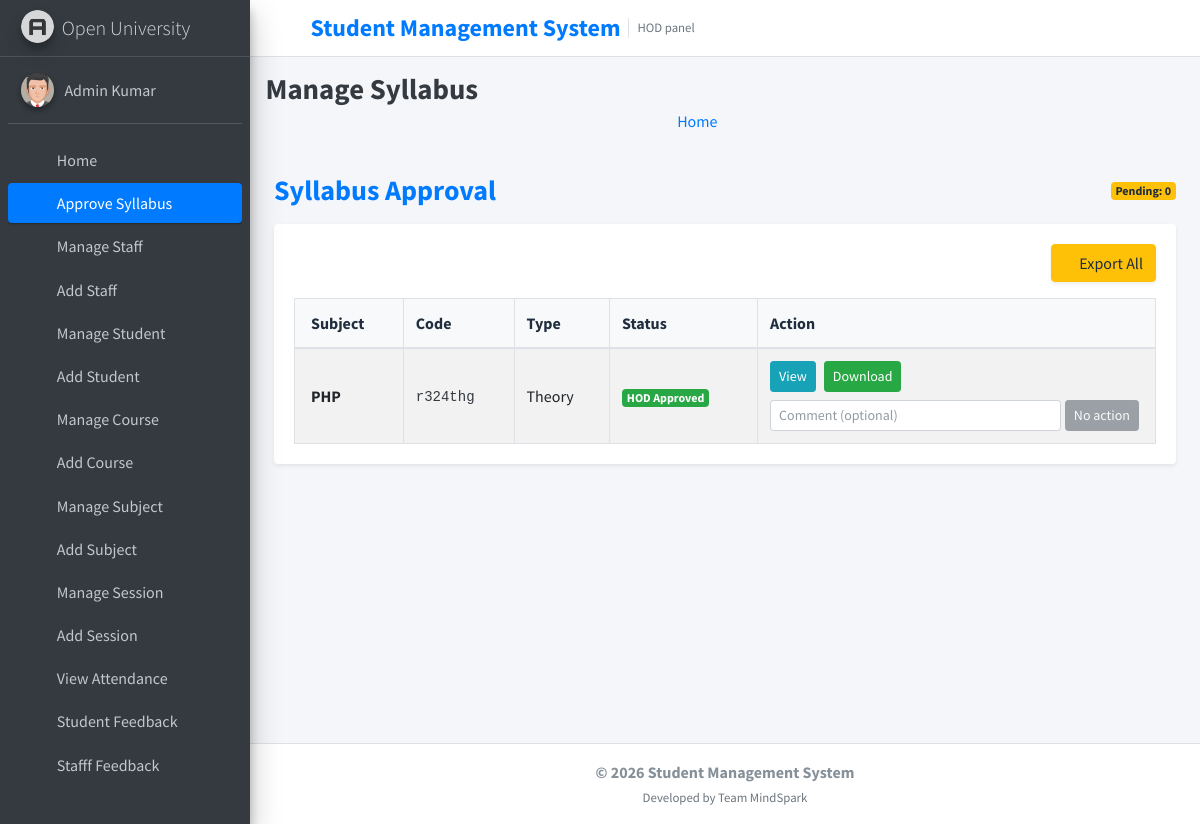
Screenshot of /manage_syllabus/ (signed in) with the database file from the repository.
### student_management_app/models.py (models this page shows, shortened)
class CustomUser(AbstractUser):
    user_type_data = ((1, "HOD"), (2, "Staff"), (3, "Student"))
    user_type = models.CharField(default=1, choices=user_type_data, max_length=10)

class Syllabus(models.Model):
    SUBJECT_TYPE_CHOICES = [
        ('theory', 'Theory'),
        ('practical', 'Practical'),
        ('project', 'Project'),
    ]
    STATUS_CHOICES = [
        ('draft', 'Draft'),
        ('faculty_approved', 'Faculty Approved'),
        ('bos_approved', 'BOS Approved'),
        ('hod_approved', 'HOD Approved'),
    ]
    subject = models.ForeignKey(Subjects, on_delete=models.CASCADE)
    subject_code = models.CharField(max_length=50)
    subject_type = models.CharField(max_length=20, choices=SUBJECT_TYPE_CHOICES)
    semester = models.CharField(max_length=20, blank=True)
    credits = models.IntegerField(default=0)
    l_hours = models.IntegerField(default=0)
    t_hours = models.IntegerField(default=0)
    p_hours = models.IntegerField(default=0)
    cie_marks = models.IntegerField(default=0)
    see_marks = models.IntegerField(default=0)
    total_marks = models.IntegerField(default=0)
    see_type = models.CharField(max_length=50, blank=True)
    exam_hours = models.IntegerField(default=0)
    description = models.TextField(blank=True)
    cie = models.TextField(blank=True)
    see = models.TextField(blank=True)
    textbooks = models.TextField(blank=True)
    reference_books = models.TextField(blank=True)
    web_links = models.TextField(blank=True)
    activity_learning = models.TextField(blank=True)
    po_count = models.IntegerField(default=12)
    pso_count = models.IntegerField(default=3)
    created_by = models.ForeignKey(Staffs, on_delete=models.CASCADE)
    status = models.CharField(max_length=20, choices=STATUS_CHOICES, default='draft')
    created_at = models.DateTimeField(auto_now_add=True)
    updated_at = models.DateTimeField(auto_now=True)
    objects = models.Manager()

class Subjects(models.Model):
    id =models.AutoField(primary_key=True)
    subject_name = models.CharField(max_length=255)
    course_id = models.ForeignKey(Courses, on_delete=models.CASCADE, default=1) #need to give defauult course
    staff_id = models.ForeignKey(CustomUser, on_delete=models.CASCADE)
    created_at = models.DateTimeField(auto_now_add=True)
    updated_at = models.DateTimeField(auto_now=True)
    objects = models.Manager()

### student_management_app/HodViews.py (the view)
# urls.py: path('manage_syllabus/', HodViews.manage_syllabus, name="manage_syllabus"),
def manage_syllabus(request):
    if request.user.user_type != '1':
        messages.error(request, "Unauthorized access")
        return redirect('admin_home')
    syllabi = Syllabus.objects.all().order_by("-created_at")
    pending_count = Syllabus.objects.filter(status__in=["faculty_approved", "bos_approved"]).count()
    return render(request, "hod_template/manage_syllabus.html", {"syllabi": syllabi, "pending_count": pending_count})

### student_management_app/LoginCheckMiddleWare.py (called while the page is built, shortened)
    def process_view(self, request, view_func, view_args, view_kwargs):
        modulename = view_func.__module__
        user = request.user
        if user.is_authenticated:
            if user.user_type == "1":
                if modulename == "student_management_app.HodViews":
                    pass
                elif modulename == "student_management_app.views" or modulename == "django.views.static":
                    pass
                else:
                    return redirect("admin_home")
            else:
                return redirect("login")
        else:
            if request.path == reverse("login") or request.path == reverse("doLogin"):
                pass
            else:
                return redirect("login")

### student_management_app/templates/hod_template/manage_syllabus.html (shortened to what this page needs)
{% extends 'hod_template/base_template.html' %}
{% block page_title %}
Manage Syllabus
{% endblock page_title %}
{% block main_content %}
<section class="content">
  <div class="container-fluid px-3 py-2">
    <div class="d-flex flex-wrap align-items-center justify-content-between mb-3">
      <h3 class="mb-0 text-primary font-weight-bold">Syllabus Approval</h3>
      <span class="badge badge-warning">Pending: {{ pending_count }}</span>
    </div>
    <div class="card shadow-sm border-0">
      <div class="card-body">
        <div class="mb-3 text-right">
          <a href="{% url 'export_csv' %}" class="btn btn-warning shadow-sm">
            <i class="fas fa-file-csv"></i> Export All
          </a>
        </div>
        <div class="table-responsive">
          <table class="table table-hover table-striped table-bordered mb-0">
            <thead class="bg-light text-dark">
              <tr>
                <th class="pl-3 align-middle" scope="col">Subject</th>
                <th class="align-middle" scope="col">Code</th>
                <th class="align-middle" scope="col">Type</th>
                <th class="align-middle" scope="col">Status</th>
                <th class="pr-3 align-middle" style="min-width: 14rem;" scope="col">Action</th>
              </tr>
            </thead>
            <tbody>
              {% for s in syllabi %}
              <tr>
                <td class="pl-3 align-middle font-weight-bold">{{ s.subject.subject_name }}</td>
                <td class="align-middle"><code class="text-dark">{{ s.subject_code }}</code></td>
                <td class="align-middle">{{ s.get_subject_type_display }}</td>
                <td class="align-middle">
                  {% if s.status == 'draft' %}
                    <span class="badge badge-secondary">Draft</span>
                  {% elif s.status == 'faculty_approved' %}
                    <span class="badge badge-warning text-dark">Faculty Approved</span>
                  {% elif s.status == 'bos_approved' %}
                    <span class="badge badge-info">BOS Approved</span>
                  {% elif s.status == 'hod_approved' %}
                    <span class="badge badge-success">HOD Approved</span>
                  {% else %}
                    <span class="badge badge-light">{{ s.get_status_display }}</span>
                  {% endif %}
                </td>
                <td class="pr-3 align-middle">
                  <div class="d-flex flex-wrap align-items-center mb-1" style="gap: 0.35rem 0.5rem;">
                    <a href="{% url 'generate_pdf' s.id %}" class="btn btn-info btn-sm">
                      View
                  </a>
                  <a href="{% url 'generate_pdf' s.id %}?download=1" class="btn btn-success btn-sm">
                      Download
                  </a>
                  </div>
                  <form method="POST" action="{% url 'syllabus_action' s.id %}" class="mt-2 mb-0">
                    <div class="form-row align-items-end">
                      <div class="col pr-1">
                        <input type="text" name="comment" class="form-control form-control-sm" placeholder="Comment (optional)">
                      </div>
                      <div class="col-auto pl-0">
                        {% if s.status == 'faculty_approved' %}
                          <button type="submit" name="action" value="approve_bos" class="btn btn-primary btn-sm">Approve BOS</button>
                          <button type="submit" name="action" value="reject" class="btn btn-danger btn-sm">Reject</button>
                        {% elif s.status == 'bos_approved' %}
                          <button type="submit" name="action" value="approve_hod" class="btn btn-success btn-sm">Approve HOD</button>
                          <button type="submit" name="action" value="reject" class="btn btn-danger btn-sm">Reject</button>
                        {% else %}
                          <button type="button" class="btn btn-secondary btn-sm" disabled>No action</button>
                        {% endif %}
                      </div>
                    </div>
                  </form>
                </td>
              </tr>
              {% empty %}
              <tr>
                <td colspan="5" class="text-center text-muted py-4">No syllabus found</td>
              </tr>
              {% endfor %}
            </tbody>
          </table>
        </div>
      </div>
    </div>
  </div>
</section>
{% endblock %}

### student_management_app/templates/hod_template/sidebar_template.html (shortened to what this page needs)
{% load static %}
<aside class="main-sidebar sidebar-dark-primary elevation-4">
      <a href="{% url 'admin_home' %}" class="brand-link">
        <img src="{% static 'dist/img/AdminLTELogo.png' %}" alt="AdminLTE Logo" class="brand-image img-circle elevation-3"
            style="opacity: .8">
        <span class="brand-text font-weight-light">Open University</span>
      </a>
      <div class="sidebar">
        <div class="user-panel mt-3 pb-3 mb-3 d-flex">
          <div class="image">
            <img src="{% static 'dist/img/user2-160x160.jpg' %}" class="img-circle elevation-2" alt="User Image">
          </div>
          <div class="info">
            <a href="{% url 'admin_profile' %}" class="d-block">{{ user.first_name }} {{ user.last_name }}</a>
          </div>
        </div>
        <nav class="mt-2">
          <ul class="nav nav-pills nav-sidebar flex-column" data-widget="treeview" role="menu" data-accordion="false">
<li class="nav-item">
  {% url 'admin_home' as admin_home %}
  <a href="{{ admin_home }}" class="nav-link {% if request.path == admin_home %} active {% endif %}">
    <i class="nav-icon fas fa-tachometer-alt"></i>
    <p>Home</p>
  </a>
</li>
<li class="nav-item">
  {% url 'manage_syllabus' as manage_syllabus_url %}
  <a href="{{ manage_syllabus_url }}"
     class="nav-link {% if request.resolver_match.url_name == 'manage_syllabus' or request.resolver_match.url_name == 'edit_syllabus' or request.resolver_match.url_name == 'add_syllabus' %}active{% endif %}">
    <i class="nav-icon fas fa-book-open"></i>
    <p>Approve Syllabus</p>
  </a>
</li>
            <li class="nav-item">
              {% url 'manage_staff' as manage_staff %}
              {% url 'edit_staff' staff_id=id as edit_staff %}
              <a href="{{ manage_staff }}" class="nav-link {% if request.path == manage_staff %} active {% endif %} {% if request.path == edit_staff %} active {% endif %}">
                <i class="nav-icon fas fa-chalkboard-teacher"></i>
                <p>
                  Manage Staff
                </p>
              </a>
            </li>
            <li class="nav-item">
              {% url 'add_staff' as add_staff %}
              <a href="{{ add_staff }}" class="nav-link {% if request.path == add_staff %} active {% endif %}">
                <i class="nav-icon fas fa-th"></i>
                <p>
                  Add Staff
                </p>
              </a>
            </li>
            <li class="nav-item">
              {% url 'manage_student' as manage_student %}
              {% url 'edit_student' student_id=id as edit_student %}
              <a href="{{ manage_student }}" class="nav-link {% if request.path == manage_student %} active {% endif %} {% if request.path == edit_student %} active {% endif %}">
                <i class="nav-icon fas fa-user-graduate"></i>
                <p>
                  Manage Student
                </p>
              </a>
            </li>
            <li class="nav-item">
              {% url 'add_student' as add_student %}
              <a href="{{ add_student }}" class="nav-link {% if request.path == add_student %} active {% endif %}">
                <i class="nav-icon fas fa-th"></i>
                <p>
                  Add Student
                </p>
              </a>
            </li>
            <li class="nav-item">
              {% url 'manage_course' as manage_course %}
              {% url 'edit_course' course_id=id as edit_course %}
              <a href="{{ manage_course }}" class="nav-link {% if request.path == manage_course %} active {% endif %} {% if request.path == edit_course %} active {% endif %}">
                <i class="nav-icon fas fa-chalkboard"></i>
                <p>
                  Manage Course
                </p>
              </a>
            </li>
            <li class="nav-item">
            {% url 'add_course' as add_course %}
              <a href="{{ add_course }}" class="nav-link {% if request.path == add_course %} active {% endif %}">
                <i class="nav-icon fas fa-th"></i>
                <p>
                  Add Course
                </p>
              </a>
            </li>
            <li class="nav-item">
              {% url 'manage_subject' as manage_subject %}
              {% url 'edit_subject' subject_id=id as edit_subject %}
              <a href="{{ manage_subject }}" class="nav-link {% if request.path == manage_subject %} active {% endif %} {% if request.path == edit_subject %} active {% endif %}">
                <i class="nav-icon fas fa-book"></i>
                <p>
                  Manage Subject
                </p>
              </a>
            </li>
            <li class="nav-item">
              {% url 'add_subject' as add_subject %}
              <a href="{{ add_subject }}" class="nav-link {% if request.path == add_subject %} active {% endif %}">
                <i class="nav-icon fas fa-th"></i>
                <p>
                  Add Subject
                </p>
              </a>
            </li>
            <li class="nav-item">
              {% url 'manage_session' as manage_session %}
              {% url 'edit_session' session_id=id as edit_session %}
              <a href="{{ manage_session }}" class="nav-link {% if request.path == manage_session %} active {% endif %} {% if request.path == edit_session %} active {% endif %}">
                <i class="nav-icon fas fa-graduation-cap"></i>
                <p>
                  Manage Session
                </p>
              </a>
            </li>
            <li class="nav-item">
              {% url 'add_session' as add_session %}
              <a href="{{ add_session }}" class="nav-link {% if request.path == add_session %} active {% endif %}">
                <i class="nav-icon fas fa-th"></i>
                <p>
                  Add Session
                </p>
              </a>
            </li>
            <li class="nav-item">
              {% url 'admin_view_attendance' as admin_view_attendance %}
              <a href="{{ admin_view_attendance }}" class="nav-link {% if request.path == admin_view_attendance %} active {% endif %}">
                <i class="nav-icon fas fa-calendar-alt"></i>
                <p>
                  View Attendance
                </p>
              </a>
            </li>
            <li class="nav-item">
              {% url 'student_feedback_message' as student_feedback_message %}
              <a href="{{ student_feedback_message }}" class="nav-link {% if request.path == student_feedback_message %} active {% endif %}">
                <i class="nav-icon fas fa-th"></i>
                <p>
                  Student Feedback
                </p>
              </a>
            </li>
            <li class="nav-item">
              {% url 'staff_feedback_message' as staff_feedback_message %}
              <a href="{{ staff_feedback_message }}" class="nav-link {% if request.path == staff_feedback_message %} active {% endif %}">
                <i class="nav-icon fas fa-th"></i>
                <p>
                  Stafff Feedback
                </p>
              </a>
            </li>
            <li class="nav-item">
              {% url 'student_leave_view' as student_leave_view %}
              <a href="{{ student_leave_view }}" class="nav-link {% if request.path == student_leave_view %} active {% endif %}">
                <p>
                </p>
              </a>
            </li>
          </ul>
        </nav>
      </div>
    </aside>

### student_management_app/templates/hod_template/base_template.html (style rules this page uses)
.content-wrapper > .content { padding-top: 0.5rem; padding-bottom: 1.5rem; }

### rows the page displays
CustomUser: first_name "Admin", last_name "Kumar"
Syllabus: subject.subject_name "PHP", subject_code "r324thg", subject_type "Theory", status "HOD Approved"

### other values shown
{{ pending_count }} "0"
